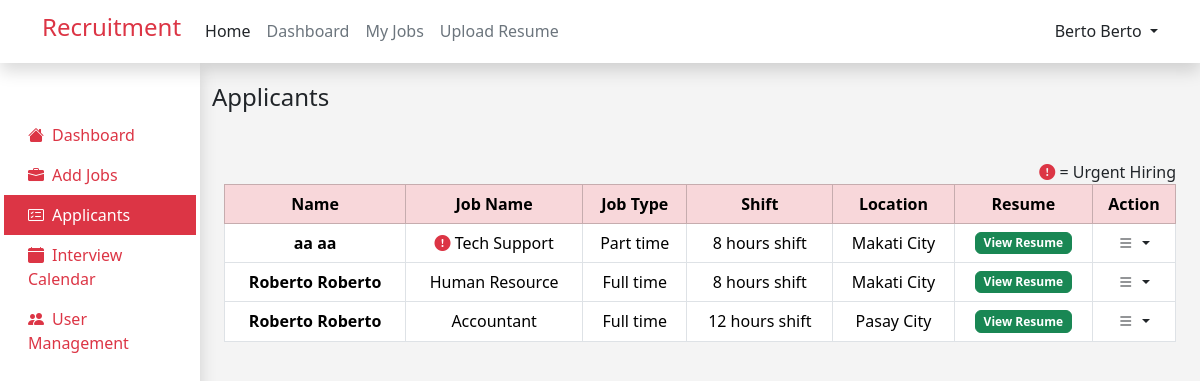
/admin/applicants.php (signed in), run on an earlier commit of the app's database.
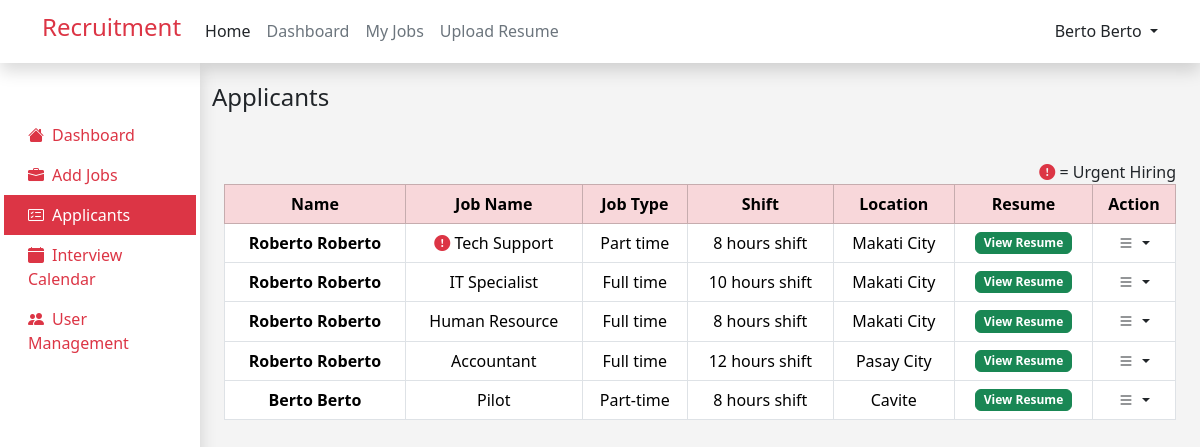
And on a later commit of the database.
### tables this page shows
CREATE TABLE `job_applicants` (
  `id` int(12) NOT NULL,
  `user_id` int(12) NOT NULL,
  `job_id` int(12) NOT NULL,
  `application_status` varchar(255) NOT NULL,
  `interview_date` datetime DEFAULT NULL
);

CREATE TABLE `user` (
  `id` int(11) NOT NULL,
  `first_name` varchar(255) NOT NULL,
  `last_name` varchar(255) NOT NULL,
  `email` varchar(255) NOT NULL,
  `password` varchar(255) NOT NULL,
  `role` varchar(255) NOT NULL,
  `resume` varchar(255) NOT NULL
);

CREATE TABLE `jobs` (
  `id` int(12) NOT NULL,
  `job_name` varchar(255) NOT NULL,
  `salary` int(12) NOT NULL,
  `job_type` varchar(255) NOT NULL,
  `shift_and_schedule` varchar(255) NOT NULL,
  `location` varchar(255) NOT NULL,
  `job_description` text NOT NULL,
  `benefits` text NOT NULL,
  `priority` varchar(255) NOT NULL,
  `department` varchar(255) NOT NULL,
  `created_at` timestamp NOT NULL DEFAULT current_timestamp() ON UPDATE current_timestamp()
);

### admin/applicants.php (the view, shortened to what this page needs)
<?php
include('../header.php');
include('../dbconn.php');
$query =
    "SELECT job_applicants.*, jobs.job_name, jobs.job_type, jobs.shift_and_schedule, jobs.location, jobs.priority, user.first_name, user.last_name, user.resume
    FROM ((job_applicants
    INNER JOIN jobs ON job_applicants.job_id = jobs.id)
    INNER JOIN user ON job_applicants.user_id = user.id)
    WHERE job_applicants.application_status != 'Not Selected' AND job_applicants.application_status != 'Selected'
    ORDER BY CASE WHEN jobs.priority = 'Urgent Hiring' THEN 0 ELSE 1 END";
$result = mysqli_query($conn, $query);
?>
<!DOCTYPE html>
<html lang="en">
<head>
</head>
<body style="background-color: #F4F4F4; ">
    <div class="container-fluid">
        <div class="row h-100">
            <div class="col-md-2 col-lg-3 col-xl-2 bg-white  p-0 m-0 d-lg-block shadow">
                <?php include("../admin/admin_sidebar.php"); ?>
            </div>
            <div class="col-md-10 col-lg-9 col-xl-10  mt-3">
                <h4 class=" mt-1 mb-5 ">Applicants</h4>
                <div class="container-fluid table-responsive-sm">
                    <span class="float-end">
                        <i class="bi bi-exclamation-circle-fill text-danger"></i> = Urgent
                        Hiring
                    </span>
                    <table class="table text-center table-hover table-bordered">
                        <thead class="table-danger">
                            <tr>
                                <th>Name</th>
                                <th>Job Name</th>
                                <th>Job Type</th>
                                <th>Shift</th>
                                <th>Location</th>
                                <th>Resume</th>
                                <th>Action</th>
                            </tr>
                        </thead>
                        <tbody>
                            <?php
                            while ($row = mysqli_fetch_assoc($result)) {
                                ?>
                                <tr>
                                    <th>
                                        <?php echo $row['first_name'] . ' ' . $row['first_name']; ?>
                                    </th>
                                    <td>
                                        <?php
                                        if ($row['priority'] == 'Urgent Hiring') {
                                            ?>
                                            <i class="bi bi-exclamation-circle-fill text-danger"></i>
                                            <?php
                                            echo $row['job_name'];
                                        } else {
                                            echo $row['job_name'];
                                        }
                                        ?>
                                    </td>
                                    <td>
                                        <?php echo $row['job_type']; ?>
                                    </td>
                                    <td>
                                        <?php echo $row['shift_and_schedule']; ?>
                                    </td>
                                    <td>
                                        <?php echo $row['location']; ?>
                                    </td>
                                    <td>
                                        <a href="/recruitment/resume/<?php echo $row['resume']; ?>" target="_blank"
                                            class="text-decoration-none btn btn-success badge">
                                            View Resume
                                        </a>
                                    </td>
                                    <td>
                                        <a href="#" class="d-block text-dark text-decoration-none dropdown-toggle"
                                            id="dropdownUser2" data-bs-toggle="dropdown" aria-expanded="false">
                                            <i class="bi bi-list"></i>
                                        </a>
                                    </td>
                                </tr>
                                <?php
                            }
                            ?>
                        </tbody>
                    </table>
                </div>
            </div>
        </div>
    </div>
</body>
</html>

What changed in the data, as far as the page shows it:
no longer on this page (row edited): job_applicants: user.first_name "aa", job.job_name "Tech Support", job.job_type "Part time", job.shift_and_schedule "8 hours shift", job.location "Makati City"
now on this page (row edited): job_applicants: user.first_name "Roberto", job.job_name "Tech Support", job.job_type "Part time", job.shift_and_schedule "8 hours shift", job.location "Makati City"
now on this page (row edited): job_applicants: user.first_name "Roberto", job.job_name "IT Specialist", job.job_type "Full time", job.shift_and_schedule "10 hours shift", job.location "Makati City"
added job_applicants: user.first_name "Berto", job.job_name "Pilot", job.job_type "Part-time", job.shift_and_schedule "8 hours shift", job.location "Cavite"
